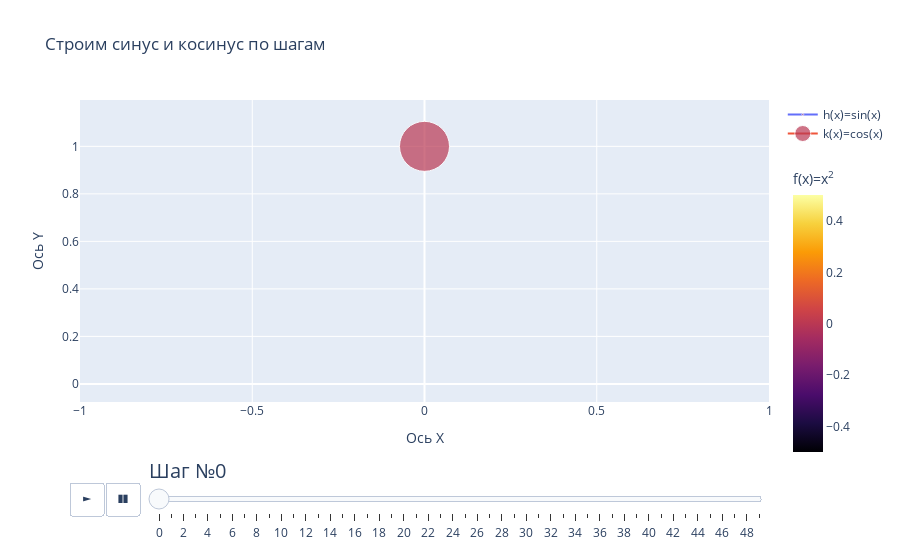

Notebook code for this chart:
### Markdown cell above
Осталось немного облагородить панель слайдера.

Добавим подписи к графику и осям, увеличим и оформим подпись текущего значения слайдера (в других обстоятельствах он стал бы временной шкалой), сместим кнопки анимации влевой, а слайдер чуть сожмём, чтобы освободить им место.

- Аргумент currentvalue — задаёт форматирование подписи к текущему шагу, включая префикс, положение на слайде, шрифт
- Аргументы x, y, xanchor, yanchor, pad — задают положение и отступы для слайдера и их синтаксис аналогичен таковому у кнопок

### Code cell
num_steps = len(x)
fig = go.Figure(data=[go.Scatter(x=[x[0]], y=[h(x)[0]], mode='lines+markers', name='h(x)=sin(x)',
                                 marker=dict(color=[f(x[0])], colorbar=dict(yanchor='top', y=0.8, title="f(x)=x<sup>2</sup>"), colorscale='Inferno', size=[50*abs(h(x[0]))])),
                      go.Scatter(x=[x[0]], y=[k(x)[0]], mode='lines+markers', name='k(x)=cos(x)',
                                 marker=dict(color=[f(x[0])], colorscale='Inferno', size=[50*abs(k(x[0]))]))])

frames=[]
for i in range(0, len(x)):
    frames.append(go.Frame(name=str(i),
                           data=[go.Scatter(x=x[:i+1], y=h(x[:i+1]), mode='lines+markers', name='h(x)=sin(x)',
                                            marker=dict(color=f(x[:i+1]), colorscale='Inferno', size=50*abs(h(x[:i+1])))),
                                 go.Scatter(x=x[:i+1], y=k(x[:i+1]), mode='lines+markers', name='k(x)=cos(x)',
                                            marker=dict(color=f(x[:i+1]), colorscale='Inferno', size=50*abs(k(x[:i+1]))))])) 

steps = []
for i in range(num_steps):
    step = dict(
        label = str(i),
        method = "animate",
        args = [[str(i)]]
    )
    steps.append(step)

sliders = [dict(
    currentvalue = {"prefix": "Шаг №", "font": {"size": 20}},
    len = 0.9,
    x = 0.1,
    pad = {"b": 10, "t": 50},
    steps = steps,
)]

fig.update_layout(title="Строим синус и косинус по шагам",
                  xaxis_title="Ось X",
                  yaxis_title="Ось Y",
                  updatemenus=[dict(direction="left",
                                    pad = {"r": 10, "t": 80},
                                    x = 0.1,
                                    xanchor = "right",
                                    y = 0,
                                    yanchor = "top",
                                    showactive=False,
                                    type="buttons", 
                                    buttons=[dict(label="►", method="animate", args=[None, {"fromcurrent": True}]),
                                             dict(label="❚❚", method="animate", args=[[None], {"frame": {"duration": 0, "redraw": False},
                                                                                               "mode": "immediate",
                                                                                               "transition": {"duration": 0}}])])],
                  )


fig.layout.sliders = sliders
fig.frames = frames  

fig.show()

### Figure 1 — Plotly figure (JSON) as saved in the notebook; plotly's stock layout.template omitted (floating-point values rounded to 4 significant figures)
{"data": [{"marker": {"color": [0], "colorbar": {"title": {"text": "f(x)=x<sup>2</sup>"}, "y": 0.8, "yanchor": "top"}, "colorscale": [[0, "#000004"], [0.1111, "#1b0c41"], [0.2222, "#4a0c6b"], [0.3333, "#781c6d"], [0.4444, "#a52c60"], [0.5556, "#cf4446"], [0.6667, "#ed6925"], [0.7778, "#fb9b06"], [0.8889, "#f7d13d"], [1, "#fcffa4"]], "size": [0]}, "mode": "lines+markers", "name": "h(x)=sin(x)", "type": "scatter", "x": [0], "y": [0]}, {"marker": {"color": [0], "colorscale": [[0, "#000004"], [0.1111, "#1b0c41"], [0.2222, "#4a0c6b"], [0.3333, "#781c6d"], [0.4444, "#a52c60"], [0.5556, "#cf4446"], [0.6667, "#ed6925"], [0.7778, "#fb9b06"], [0.8889, "#f7d13d"], [1, "#fcffa4"]], "size": [50]}, "mode": "lines+markers", "name": "k(x)=cos(x)", "type": "scatter", "x": [0], "y": [1]}], "layout": {"sliders": [{"currentvalue": {"font": {"size": 20}, "prefix": "Шаг №"}, "len": 0.9, "pad": {"b": 10, "t": 50}, "steps": [{"args": [["0"]], "label": "0", "method": "animate"}, {"args": [["1"]], "label": "1", "method": "animate"}, {"args": [["2"]], "label": "2", "method": "animate"}, {"args": [["3"]], "label": "3", "method": "animate"}, {"args": [["4"]], "label": "4", "method": "animate"}, {"args": [["5"]], "label": "5", "method": "animate"}, {"args": [["6"]], "label": "6", "method": "animate"}, {"args": [["7"]], "label": "7", "method": "animate"}, {"args": [["8"]], "label": "8", "method": "animate"}, {"args": [["9"]], "label": "9", "method": "animate"}, {"args": [["10"]], "label": "10", "method": "animate"}, {"args": [["11"]], "label": "11", "method": "animate"}, {"args": [["12"]], "label": "12", "method": "animate"}, {"args": [["13"]], "label": "13", "method": "animate"}, {"args": [["14"]], "label": "14", "method": "animate"}, {"args": [["15"]], "label": "15", "method": "animate"}, {"args": [["16"]], "label": "16", "method": "animate"}, {"args": [["17"]], "label": "17", "method": "animate"}, {"args": [["18"]], "label": "18", "method": "animate"}, {"args": [["19"]], "label": "19", "method": "animate"}, {"args": [["20"]], "label": "20", "method": "animate"}, {"args": [["21"]], "label": "21", "method": "animate"}, {"args": [["22"]], "label": "22", "method": "animate"}, {"args": [["23"]], "label": "23", "method": "animate"}, {"args": [["24"]], "label": "24", "method": "animate"}, {"args": [["25"]], "label": "25", "method": "animate"}, {"args": [["26"]], "label": "26", "method": "animate"}, {"args": [["27"]], "label": "27", "method": "animate"}, {"args": [["28"]], "label": "28", "method": "animate"}, {"args": [["29"]], "label": "29", "method": "animate"}, {"args": [["30"]], "label": "30", "method": "animate"}, {"args": [["31"]], "label": "31", "method": "animate"}, {"args": [["32"]], "label": "32", "method": "animate"}, {"args": [["33"]], "label": "33", "method": "animate"}, {"args": [["34"]], "label": "34", "method": "animate"}, {"args": [["35"]], "label": "35", "method": "animate"}, {"args": [["36"]], "label": "36", "method": "animate"}, {"args": [["37"]], "label": "37", "method": "animate"}, {"args": [["38"]], "label": "38", "method": "animate"}, {"args": [["39"]], "label": "39", "method": "animate"}, {"args": [["40"]], "label": "40", "method": "animate"}, {"args": [["41"]], "label": "41", "method": "animate"}, {"args": [["42"]], "label": "42", "method": "animate"}, {"args": [["43"]], "label": "43", "method": "animate"}, {"args": [["44"]], "label": "44", "method": "animate"}, {"args": [["45"]], "label": "45", "method": "animate"}, {"args": [["46"]], "label": "46", "method": "animate"}, {"args": [["47"]], "label": "47", "method": "animate"}, {"args": [["48"]], "label": "48", "method": "animate"}, {"args": [["49"]], "label": "49", "method": "animate"}], "x": 0.1}], "title": {"text": "Строим синус и косинус по шагам"}, "updatemenus": [{"buttons": [{"args": [null, {"fromcurrent": true}], "label": "►", "method": "animate"}, {"args": [[null], {"frame": {"duration": 0, "redraw": false}, "mode": "immediate", "transition": {"duration": 0}}], "label": "❚❚", "method": "animate"}], "direction": "left", "pad": {"r": 10, "t": 80}, "showactive": false, "type": "buttons", "x": 0.1, "xanchor": "right", "y": 0, "yanchor": "top"}], "xaxis": {"title": {"text": "Ось X"}}, "yaxis": {"title": {"text": "Ось Y"}}}}
